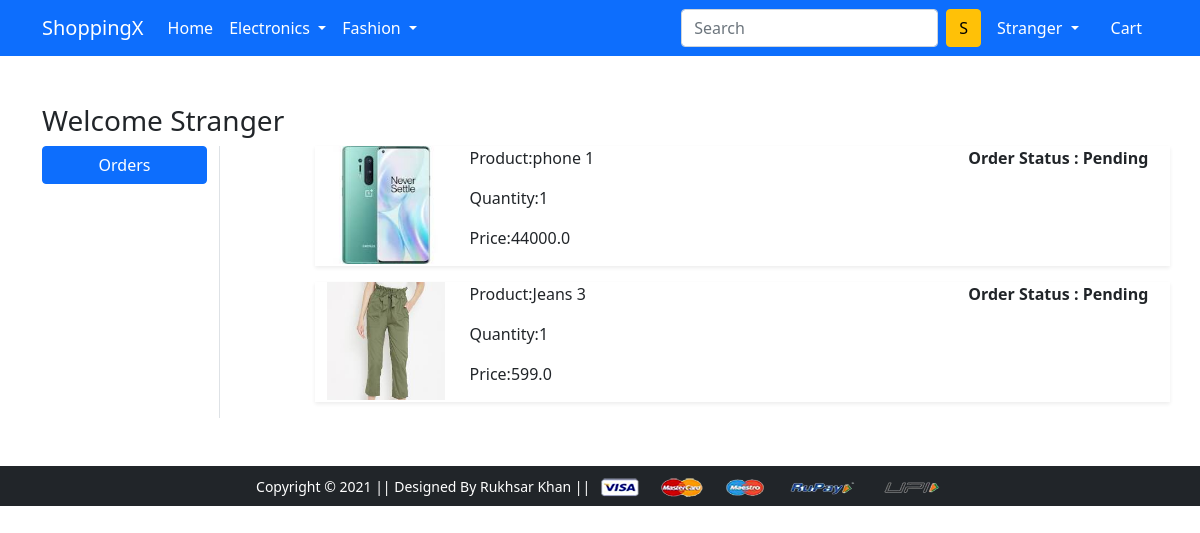
/orders (signed in), run on the app's committed database.
### app/models.py (models this page shows, shortened)
class OrderPlaced(models.Model):
        user = models.ForeignKey(User,on_delete=models.CASCADE)
        customer = models.ForeignKey(Customer,on_delete=models.CASCADE)
        product = models.ForeignKey(Product,on_delete=models.CASCADE)
        quantity = models.PositiveIntegerField(default=1)
        ordered_date = models.DateTimeField(auto_now_add=True)
        status = models.CharField(max_length=50,choices=STATUS_CHOICES,default='Pending')
        @property
        def total_cost(self):
            return self.quantity * self.product.discount_price

class Product(models.Model):
        title =models.CharField(max_length=100)
        selling_price = models.FloatField()
        discount_price = models.FloatField()
        description = models.TextField()
        brand = models.CharField(max_length=100)
        category = models.CharField( choices=CATEGORY_CHOICES, max_length=2)
        product_image = models.ImageField(upload_to = 'producting')

### app/views.py (the view)
# urls.py: path('orders', views.orders, name='orders'),
@login_required
def orders(request):
    op = OrderPlaced.objects.filter(user=request.user)
    return render(request, 'app/orders.html',{'ordered_place':op})

### app/templates/app/orders.html (shortened to what this page needs)
{% extends 'app/base.html' %}
{% load static %}
{% block main-content %}
<div class="container my-5">
 <div class="row">
 <h3>Welcome <span class="text-capitalize">{{request.user}}</span></h3>
  <div class="col-sm-2 border-end">
   <ul class="list-unstyled">
    <li class="d-grid"><a href="{% url 'orders' %}" class="btn btn-primary">Orders</a></li>
   </ul>
  </div>
  <div class="col-sm-9 offset-sm-1">
    {% for op in ordered_place %}
   <div class="row shadow-sm mb-3">
    <div class="col-sm-2">
        <img src ="{{op.product.product_image.url}}" alt=""
        srcset="" class="img-fluid" height="150" width="150">
    </div>
    <div class="col-sm-7">
        <p>Product:{{op.product.title}}</p>
        <p>Quantity:{{op.quantity}}</p>
        <p>Price:{{op.total_cost}}</p>
    </div>
    <div class="col-sm-3 fw-bold">
        <p>Order Status : {{op.status}}</p>
   </div>
  </div>
 {% endfor %}
</div>
</div>
</div>
{% endblock main-content %}

### app/templates/app/base.html (shortened to what this page needs)
<!doctype html>
{% load static %}
<html lang="en">
  <head>
    <link href="https://cdn.jsdelivr.net/npm/bootstrap@5.0.0-beta1/dist/css/bootstrap.min.css" rel="stylesheet">
    <link rel="stylesheet" href="{% static 'app/css/owl.carousel.min.css' %}">
    <link rel="stylesheet" href="{% static 'app/css/all.min.css' %}">
    <link rel="stylesheet" href="{% static 'app/css/style.css' %}">
  </head>
  <body>
    <nav class="navbar navbar-expand-lg navbar-dark bg-primary">
     <div class="container">
       <a class="navbar-brand" href="/">ShoppingX</a>
       <div class="collapse navbar-collapse" id="navbarSupportedContent">
         <ul class="navbar-nav me-auto mb-2 mb-lg-0">
           <li class="nav-item">
             <a class="nav-link active" aria-current="page" href="/">Home</a>
           </li>
           <li class="nav-item dropdown">
             <a class="nav-link dropdown-toggle text-white" href="#" id="electronicsDropdown" role="button" data-bs-toggle="dropdown" aria-expanded="false">
               Electronics
             </a>
           </li>
           <li class="nav-item dropdown">
             <a class="nav-link dropdown-toggle text-white" href="#" id="fashionDropdown" role="button" data-bs-toggle="dropdown" aria-expanded="false">
               Fashion
             </a>
           </li>
         </ul>
         <form class="d-flex">
           <input class="form-control me-2" type="search" placeholder="Search" aria-label="Search">
           <button class="btn btn-warning" type="submit">S</button>
         </form>
         <div>
          <ul class="navbar-nav me-auto mb-2 mb-lg-0">
          {% if request.user.is_authenticated %}
           <li class="nav-item dropdown mx-2">
              <a class="nav-link dropdown-toggle text-white" href="#" id="profileDropdown" role="button" data-bs-toggle="dropdown" aria-expanded="false">
                {{request.user.username|capfirst}}
              </a>
            </li>
            <li class="nav-item mx-2">
             <a href="{% url 'showcart' %}" class="nav-link text-white"> Cart </a>
            </li>
          {% endif %}
          </ul>
         </div>
       </div>
     </div>
    </nav>
    {% block main-content %} {% endblock main-content %}
    <footer class="container-fluid bg-dark text-center p-2 mt-5">
        <small class="text-white">Copyright &copy; 2021 || Designed By Rukhsar Khan || </small>
        <img src="{% static 'app/images/payment.png' %}" alt="" srcset="" class="img-fluid" height="2px">
    </footer>
  </body>
</html>

### data on the page
OrderPlaced: product.product_image (picture), product "phone 1", quantity "1", total_cost "44000.0", status "Pending"
OrderPlaced: product.product_image (picture), product "Jeans 3", quantity "1", total_cost "599.0", status "Pending"

### other printed values
{{ request.user.username|capfirst }} "Stranger"
{{ request.user }} "Stranger"
